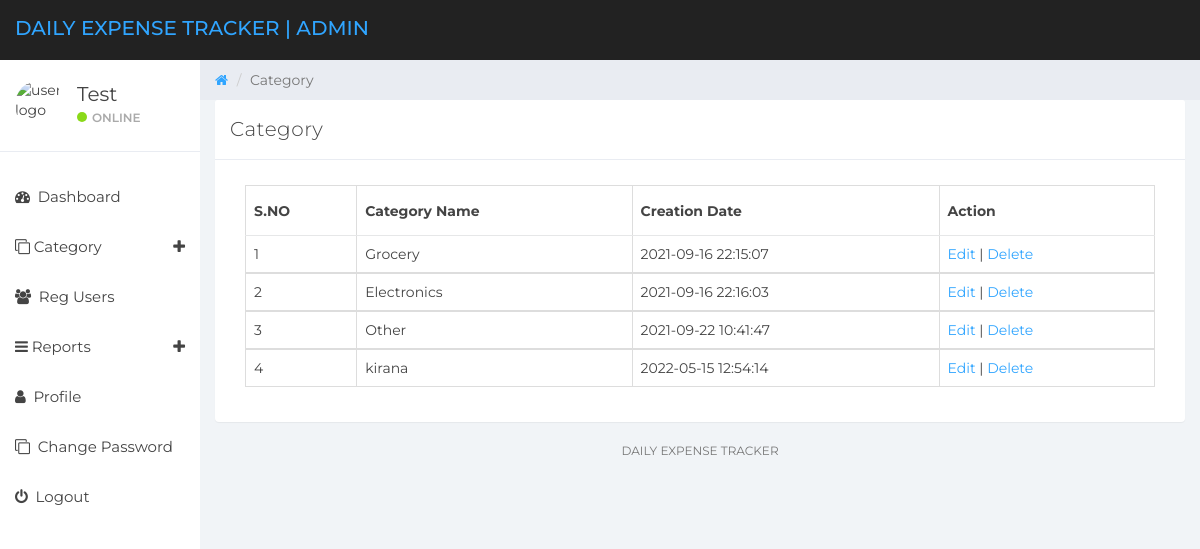
Page /admin/manage-category.php (signed in) on the committed database.
### tables this page shows
CREATE TABLE `tblcategory` (
  `id` int(11) NOT NULL AUTO_INCREMENT,
  `categoryName` varchar(180) DEFAULT NULL,
  `postingDate` timestamp NOT NULL DEFAULT CURRENT_TIMESTAMP,
  PRIMARY KEY (`id`),
  KEY `categoryName` (`categoryName`)
);

### admin/manage-category.php (the view, shortened to what this page needs)
  <?php
if (strlen($_SESSION['detsadminid']==0)) {
  header('location:logout.php');
  } else{
?>
<!DOCTYPE html>
<html>
<head>
	<link href="../css/bootstrap.min.css" rel="stylesheet">
	<link href="../css/font-awesome.min.css" rel="stylesheet">
	<link href="../css/datepicker3.css" rel="stylesheet">
	<link href="../css/styles.css" rel="stylesheet">
</head>
<body>
	<?php include_once('includes/header.php');?>
	<?php include_once('includes/sidebar.php');?>
	<div class="col-sm-9 col-sm-offset-3 col-lg-10 col-lg-offset-2 main">
		<div class="row">
			<ol class="breadcrumb">
				<li><a href="#">
					<em class="fa fa-home"></em>
				</a></li>
				<li class="active">Category</li>
			</ol>
		</div>
		<div class="row">
			<div class="col-lg-12">
				<div class="panel panel-default">
					<div class="panel-heading">Category</div>
					<div class="panel-body">
						<div class="col-md-12">
							<div class="table-responsive">
            <table class="table table-bordered mg-b-0">
              <thead>
                <tr>
                  <th>S.NO</th>
                  <th>Category Name</th>
                  <th>Creation Date</th>
                  <th>Action</th>
                </tr>
              </thead>
              <?php
$ret=mysqli_query($con,"select * from tblcategory");
$cnt=1;
while ($row=mysqli_fetch_array($ret)) {
?>
              <tbody>
                <tr>
                  <td><?php echo $cnt;?></td>
                  <td><?php  echo $row['categoryName'];?></td>
                  <td><?php  echo $row['postingDate'];?></td>
                  <td><a href="edit-category.php?editid=<?php echo $row['id'];?>">Edit</a> | <a href="manage-category.php?delid=<?php echo $row['id'];?>">Delete</a>
                </tr>
                <?php
$cnt=$cnt+1;
}?>
              </tbody>
            </table>
          </div>
						</div>
					</div>
				</div>
			</div>
			<?php include_once('includes/footer.php');?>
		</div>
	</div>
</body>
</html>
<?php }  ?>

### admin/includes/sidebar.php (shortened to what this page needs)
<div id="sidebar-collapse" class="col-sm-3 col-lg-2 sidebar">
        <div class="profile-sidebar">
            <div class="profile-userpic">
                <img src="../assets/images/user.png" class="img-responsive" alt="user logo">
            </div>
            <div class="profile-usertitle">
                <?php
$uid=$_SESSION['detsadminid'];
$ret=mysqli_query($con,"select * from tbladmin where ID='$uid'");
$row=mysqli_fetch_array($ret);
$adminname=$row['AdminName'];
?>
                <div class="profile-usertitle-name"><?php echo $adminname; ?></div>
                <div class="profile-usertitle-status"><span class="indicator label-success"></span>Online</div>
            </div>
        </div>
        <ul class="nav menu">
            <li><a href="dashboard.php"><em class="fa fa-dashboard">&nbsp;</em> Dashboard</a></li>
            <li class="parent "><a data-toggle="collapse" href="#sub-item-1">
                <em class="fa fa-clone">&nbsp;</em>Category <span data-toggle="collapse" href="#sub-item-1" class="icon pull-right"><em class="fa fa-plus"></em></span>
                </a>
            </li>
           <li><a href="reg-users.php"><em class="fa fa-users">&nbsp;</em> Reg Users</a></li>
  <li class="parent "><a data-toggle="collapse" href="#sub-item-2">
                <em class="fa fa-navicon">&nbsp;</em>Reports <span data-toggle="collapse" href="#sub-item-1" class="icon pull-right"><em class="fa fa-plus"></em></span>
                </a>
            </li>
            <li><a href="profile.php"><em class="fa fa-user">&nbsp;</em> Profile</a></li>
             <li><a href="change-password.php"><em class="fa fa-clone">&nbsp;</em> Change Password</a></li>
<li><a href="logout.php"><em class="fa fa-power-off">&nbsp;</em> Logout</a></li>
        </ul>
    </div>

### css/styles.css (style rules this page uses)
body { background: #f1f4f7; padding-top: 60px; font-size: 14px; color: #444444; font-family: "Montserrat", "Helvetica Neue", Helvetica, Arial, sans-serif; }
a, a:hover, a:focus { color: #30a5ff; }
.label-success { background-color: #8ad919; }
.panel { border: 0; }
.panel-heading { font-size: 20px; font-weight: 300; letter-spacing: 0.025em; height: 60px; line-height: 38px; }
.panel-default .panel-heading { background: #fff; border-bottom: 1px solid #e9ecf2; color: #444444; }
.sidebar { display: block; padding: 0; display: none; box-shadow: none; background: #fff; }
.sidebar ul { margin: 20px 0px; }
@media (min-width: 768px) { .sidebar { display: block; position: fixed; top: 60px; bottom: 0; left: 0; z-index: 1000; display: block; margin: 0; padding: 0; overflow-x: hidden; overflow-y: auto; } }
.sidebar ul.nav li a { height: 50px; font-size: 15px; line-height: 2em; color: #444444; }
.profile-sidebar { padding: 10px 0; border-bottom: 1px solid #e9ecf2; }
.indicator { width: 10px; height: 10px; display: inline-block; border-radius: 9999px; margin-right: 5px; }
.profile-userpic img { float: left; margin: 10px 0px 0px 15px; width: 50px; height: 50px; border-radius: 9999px !important; }
.profile-usertitle { float: left; text-align: left; margin: 10px 0 0 12px; }
.profile-usertitle-name { font-size: 20px; margin-bottom: 0px; }
.profile-usertitle-status { text-transform: uppercase; color: #AAA; font-size: 12px; font-weight: 600; margin-bottom: 15px; }
.breadcrumb { border-radius: 0; padding: 10px 15px 10px 15px; background: #e9ecf2; margin: 0; }
.table { background: #fff; }
.table > thead > tr > th { border-bottom: 1px solid #e6e7e8; vertical-align: middle; height: 50px; }

### rows in the picture
tblcategory: categoryName "Grocery", postingDate "2021-09-16 22:15:07"
tblcategory: categoryName "Electronics", postingDate "2021-09-16 22:16:03"
tblcategory: categoryName "Other", postingDate "2021-09-22 10:41:47"
tblcategory: categoryName "kirana", postingDate "2022-05-15 12:54:14"

### other values in the picture
$adminname "Test"
